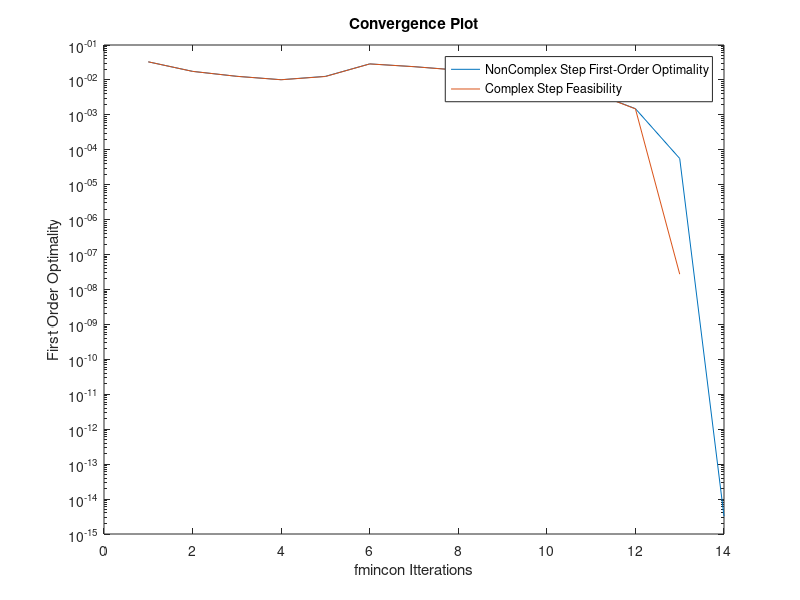

MATLAB code to generate this figure: (Note: this script raises an error after producing the figure.)
feasoptinocomstep=[     0.000e+00  ,       3.299e-02 ;    0.000e+00     ,     1.759e-02  ;     0.000e+00   ,      1.269e-02  ;    0.000e+00   ,      1.015e-02  ; 0.000e+00     ,   1.266e-02  ; 0.000e+00    ,     2.878e-02  ;    0.000e+00      ,  2.398e-02 ;     0.000e+00     ,    1.913e-02 ;    0.000e+00     ,   1.304e-02  ;   0.000e+00    ,     7.870e-03  ;      0.000e+00,        4.605e-03 ; 0.000e+00     ,    1.504e-03  ; 3.650e-07   ,  5.631e-05  ;   4.770e-18,       3.239e-15  ];
comstep=[  0.000e+00     ,     3.299e-02  ;       0.000e+00    ,     1.757e-02  ;      0.000e+00     ,     1.268e-02  ;      0.000e+00    ,    1.012e-02  ;     0.000e+00     ,    1.254e-02  ;     0.000e+00     ,     2.873e-02  ;      0.000e+00     ,     2.395e-02  ;        0.000e+00    ,    1.898e-02  ;       0.000e+00    ,   1.305e-02  ;     0.000e+00    ,    7.883e-03  ;     0.000e+00   ,     4.550e-03  ;    0.000e+00    ,    1.485e-03  ;     3.843e-11     ,    2.745e-08  ];
close all


%plot  feasibility graph
%plot(1:14,feasoptinocomstep(:,1))

semilogy(1:14,feasoptinocomstep(:,2))
hold on
%plot(1:13,comstep(:,1))
semilogy(1:13,comstep(:,2))
xlabel("fmincon Itterations")
title("Convergence Plot")
ylabel("First Order Optimality")
legend( "NonComplex Step First-Order Optimality","Complex Step Feasibility", "Complex Step First-Order Optimality")
hold off

%%
% calculate convergence study

%initiialize the design constants
L=7.5;
m=500/2;
%N=50;
rho=1600;
E=70000000000;
sigmaUlt=600000000;
start=10;
stop=200;

x=start:stop;
q=zeros(size(x));
z=1;
for i=start:stop
    R=putR(.015*ones([i+1,1]),.05*ones([i+1,1]));
    [c,j,a,b]=getC(R,L,m,i,E,sigmaUlt);
    q(z)=c(i+1)+1;
    z=z+1;
end

%%
%plot convergence study

semilogy(x,q)
xlabel("Number of Elements")
ylabel("log(normalized stress)")
title("Normalized Stress at Tip of Spar")
